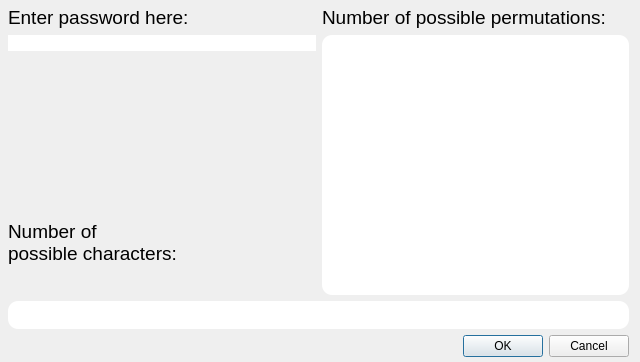
<?xml version="1.0" encoding="UTF-8"?>
<ui version="4.0">
 <class>Dialog</class>
 <widget class="QDialog" name="Dialog">
  <property name="geometry">
   <rect>
    <x>0</x>
    <y>0</y>
    <width>640</width>
    <height>362</height>
   </rect>
  </property>
  <property name="windowTitle">
   <string>pwTest</string>
  </property>
  <widget class="QWidget" name="layoutWidget">
   <property name="geometry">
    <rect>
     <x>8</x>
     <y>6</y>
     <width>621</width>
     <height>351</height>
    </rect>
   </property>
   <layout class="QVBoxLayout" name="verticalLayout_6">
    <item>
     <layout class="QVBoxLayout" name="verticalLayout_5">
      <item>
       <layout class="QHBoxLayout" name="horizontalLayout">
        <item>
         <layout class="QVBoxLayout" name="verticalLayout_4">
          <item>
           <layout class="QVBoxLayout" name="verticalLayout_2">
            <item>
             <widget class="QLabel" name="passwordLbl">
              <property name="font">
               <font>
                <pointsize>14</pointsize>
               </font>
              </property>
              <property name="text">
               <string>Enter password here:</string>
              </property>
             </widget>
            </item>
            <item>
             <widget class="QLineEdit" name="passWordInput">
              <property name="styleSheet">
               <string notr="true"> border-radius:10px; background-color: palette(base);</string>
              </property>
             </widget>
            </item>
           </layout>
          </item>
          <item>
           <spacer name="verticalSpacer">
            <property name="orientation">
             <enum>Qt::Vertical</enum>
            </property>
            <property name="sizeHint" stdset="0">
             <size>
              <width>20</width>
              <height>40</height>
             </size>
            </property>
           </spacer>
          </item>
          <item>
           <layout class="QVBoxLayout" name="verticalLayout_3">
            <item>
             <widget class="QLabel" name="charCountLbl">
              <property name="font">
               <font>
                <pointsize>14</pointsize>
               </font>
              </property>
              <property name="text">
               <string>Number of
possible characters:</string>
              </property>
             </widget>
            </item>
            <item>
             <widget class="QLabel" name="charCounter">
              <property name="font">
               <font>
                <pointsize>16</pointsize>
               </font>
              </property>
              <property name="styleSheet">
               <string notr="true"> border-radius:10px;
</string>
              </property>
              <property name="text">
               <string/>
              </property>
             </widget>
            </item>
           </layout>
          </item>
         </layout>
        </item>
        <item>
         <layout class="QVBoxLayout" name="verticalLayout">
          <item>
           <widget class="QLabel" name="permCountLbl">
            <property name="font">
             <font>
              <pointsize>14</pointsize>
             </font>
            </property>
            <property name="text">
             <string>Number of possible permutations:</string>
            </property>
           </widget>
          </item>
          <item>
           <widget class="QTextBrowser" name="permutationCount">
            <property name="styleSheet">
             <string notr="true"> border-radius:10px; background-color: palette(base);</string>
            </property>
           </widget>
          </item>
         </layout>
        </item>
       </layout>
      </item>
      <item>
       <widget class="QLabel" name="timeLbl">
        <property name="font">
         <font>
          <pointsize>18</pointsize>
         </font>
        </property>
        <property name="styleSheet">
         <string notr="true"> border-radius:10px; background-color: palette(base);</string>
        </property>
        <property name="text">
         <string/>
        </property>
       </widget>
      </item>
     </layout>
    </item>
    <item>
     <widget class="QDialogButtonBox" name="buttonBox">
      <property name="orientation">
       <enum>Qt::Horizontal</enum>
      </property>
      <property name="standardButtons">
       <set>QDialogButtonBox::Cancel|QDialogButtonBox::Ok</set>
      </property>
     </widget>
    </item>
   </layout>
  </widget>
 </widget>
 <resources/>
 <connections>
  <connection>
   <sender>buttonBox</sender>
   <signal>accepted()</signal>
   <receiver>Dialog</receiver>
   <slot>accept()</slot>
   <hints>
    <hint type="sourcelabel">
     <x>248</x>
     <y>254</y>
    </hint>
    <hint type="destinationlabel">
     <x>157</x>
     <y>274</y>
    </hint>
   </hints>
  </connection>
  <connection>
   <sender>buttonBox</sender>
   <signal>rejected()</signal>
   <receiver>Dialog</receiver>
   <slot>reject()</slot>
   <hints>
    <hint type="sourcelabel">
     <x>316</x>
     <y>260</y>
    </hint>
    <hint type="destinationlabel">
     <x>286</x>
     <y>274</y>
    </hint>
   </hints>
  </connection>
 </connections>
</ui>
